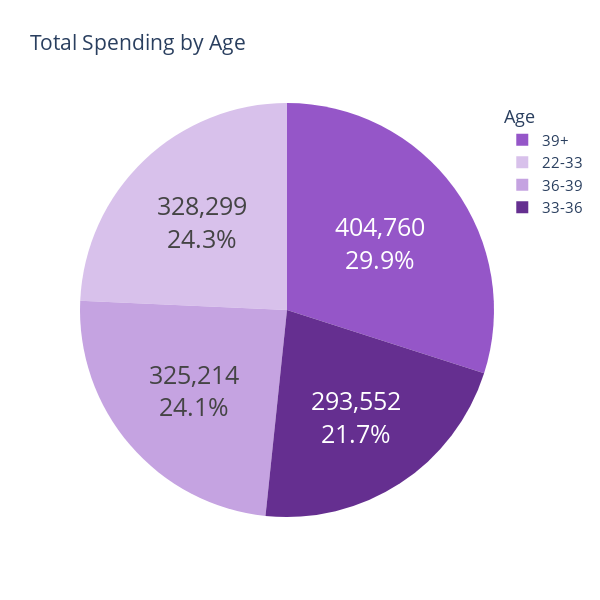

Source (notebook cell):
### Markdown cell above
`Monetary` by `Age`

### Code cell
# Create a figure
fig = go.Figure()
fig.update_layout(
    width=800,
    height=800,
    font_size=15
)

# TSum of spending by age
age_monetary_data = combined_data.groupby('Age_quartile')['Monetary'].sum()

# Define the color scale
norm = plt.Normalize(vmin=age_monetary_data.min(), vmax=age_monetary_data.max())
colors = plt.cm.Purples(norm(age_monetary_data.values))

# Create the pie chart
fig.add_trace(go.Pie(
    labels=age_monetary_data.index,
    values=age_monetary_data,
    marker=dict(colors=[ "#d8c1eb","#652f90","#c5a3e1","#9556c8","#ece0f5"]),
    textinfo='percent+value',
    textposition='inside',
    textfont_size=25,
    insidetextorientation='horizontal',
    hoverinfo='label+percent+value'
))

# Add title

fig.update_layout(title="Total Spending by Age", legend_title='Age', height = 600, width = 600) # nếu cần thêm

fig.show()

### Figure 1 — Plotly figure (JSON) as saved in the notebook; plotly's stock layout.template omitted (floating-point values rounded to 4 significant figures)
{"data": [{"hoverinfo": "label+percent+value", "insidetextorientation": "horizontal", "labels": ["22-33", "33-36", "36-39", "39+"], "marker": {"colors": ["#d8c1eb", "#652f90", "#c5a3e1", "#9556c8", "#ece0f5"]}, "textfont": {"size": 25}, "textinfo": "percent+value", "textposition": "inside", "type": "pie", "values": [328299, 293552, 325214, 404760]}], "layout": {"font": {"size": 15}, "height": 600, "legend": {"title": {"text": "Age"}}, "title": {"text": "Total Spending by Age"}, "width": 600}}
